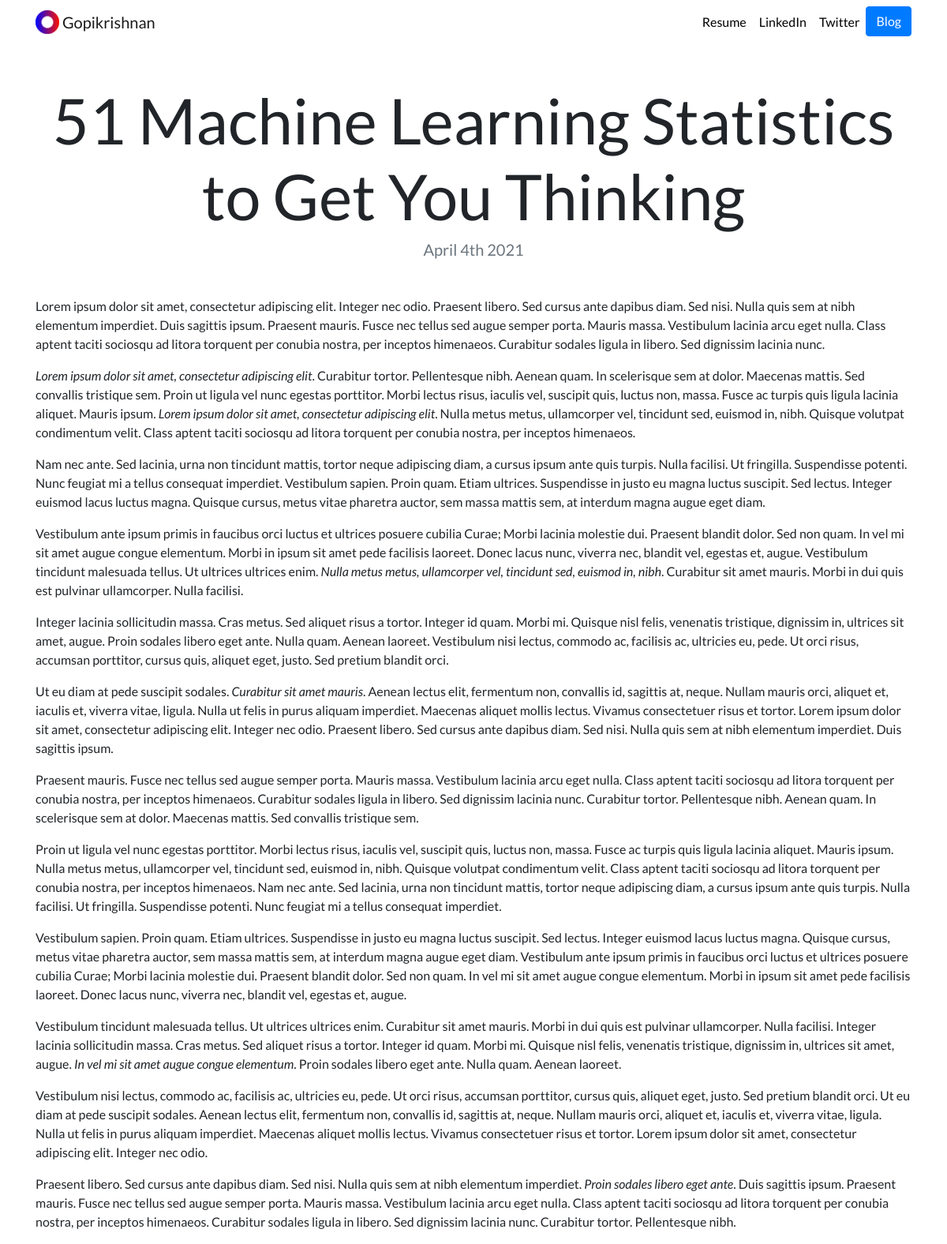
/blog/5/, run on the app's committed database.
### blog/models.py (models this page shows, shortened)
class Blog(models.Model):
    title = models.CharField(max_length = 200)
    description = models.TextField()
    date = models.DateField()

### blog/views.py (the view)
# urls.py: path('<int:blog_id>/', views.detail, name='detail'),
def detail(request, blog_id):
    blog = get_object_or_404(Blog, pk=blog_id)
    return render(request, 'blog/detail.html',{'blog':blog})

### blog/templates/blog/detail.html
{% extends "portfolio/base.html" %}
{% load static %}
{% block content %}
<h1 class="text-center mt-5" id="blogdetailtitle">{{ blog.title }}</h1>
<h5 class="text-center text-muted mb-5">{{ blog.date|date:'F jS Y' }}</h5>
{{ blog.description|safe }}
{% endblock %}

### portfolio/static/portfolio/custom.css (style rules this page uses)
body { font-family: 'Lato', sans-serif; }
@media (min-width: 992px) { #blogdetailtitle { font-size: 5rem; } }

### data on the page
Blog: title "51 Machine Learning Statistics to Get You Thinking", date "April 4th 2021", description "Lorem ipsum dolor sit amet, consectetur adipiscing elit. Integer nec odio. Praesent libero. Sed cursus ante dapibus diam. Sed nisi. Nulla quis sem at nibh elementum imperdiet. Duis sagittis ipsum. Praesent mauris. Fusce nec tellus sed augue semper porta. Mauris massa. Vestibulum lacinia arcu eget nulla. Class aptent taciti sociosqu ad litora torquent per conubia nostra, per inceptos himenaeos. Curabitur sodales ligula in libero. Sed dignissim lacinia nunc. Lorem ipsum dolor sit amet, consectetur adipiscing elit . Curabitur tortor. Pellentesque nibh. Aenean quam. In scelerisque sem at dolor. Maecenas mattis. Sed convallis tristique sem. Proin ut ligula vel nunc egestas porttitor. Morbi…"
